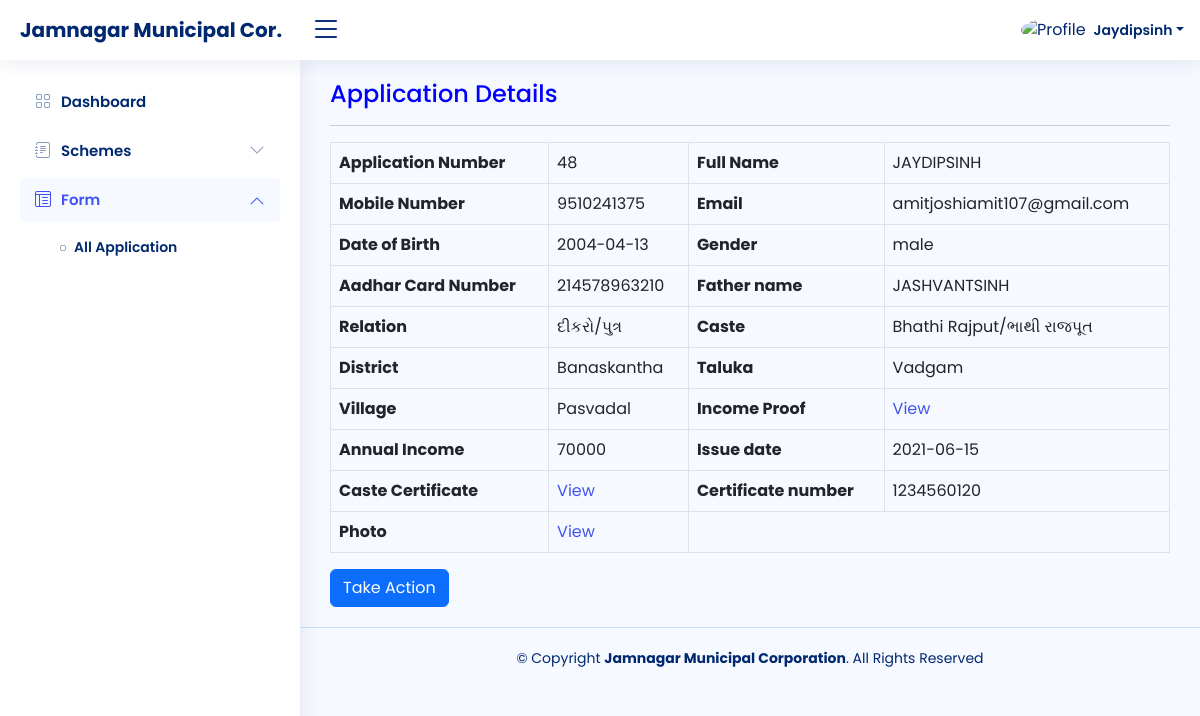
Page /view-data.php?id=48 on the committed database.
### tables this page shows
CREATE TABLE `userdata` (
  `id` int(100) NOT NULL,
  `name` varchar(500) NOT NULL,
  `email` varchar(100) NOT NULL,
  `uname` varchar(100) NOT NULL,
  `password` varchar(50) NOT NULL
);

CREATE TABLE `forms` (
  `id` int(6) NOT NULL,
  `fullname` varchar(191) NOT NULL,
  `dob` date NOT NULL,
  `email` varchar(191) NOT NULL,
  `mobile` varchar(191) NOT NULL,
  `gender` enum('male','female') NOT NULL,
  `aadhar` varchar(191) NOT NULL,
  `fathername` varchar(191) NOT NULL,
  `relation` enum('દીકરો/પુત્ર','પુત્રી') NOT NULL,
  `caste` enum('Bhathi Rajput/ભાથી રાજપૂત','Charan gadhvi/ચારણ ગઢવી','Chaudhary/ચૌધરી','Prajapati/પ્રજાપતિ') NOT NULL,
  `district` enum('Banaskantha') NOT NULL,
  `taluka` enum('Vav','Tharad','Dhanera','Dantiwada','Vadgam','Palanpur','Deesa','Deodar','Bhabhar','Kankrej') NOT NULL,
  `village` enum('Pasvadal','Malosana','Majadar','Teniwada','Basu','Bharkawada') NOT NULL,
  `IncomeProof` varchar(191) NOT NULL,
  `annualincome` varchar(191) NOT NULL,
  `issuedate` date NOT NULL,
  `CasteCertificate` varchar(191) NOT NULL,
  `Certificatenumber` varchar(191) NOT NULL,
  `Photo` varchar(191) NOT NULL,
  `remark` varchar(500) NOT NULL,
  `fstatus` enum('Pending','Approved','Cancelled') NOT NULL DEFAULT 'Pending'
);

### view-data.php (the view, shortened to what this page needs)
<?php
require 'dbcon.php';
?>
<!DOCTYPE html>
<html lang="en">
<head>
  <link href="assets/vendor/bootstrap/css/bootstrap.min.css" rel="stylesheet">
  <link href="assets/vendor/bootstrap-icons/bootstrap-icons.css" rel="stylesheet">
  <link href="assets/vendor/boxicons/css/boxicons.min.css" rel="stylesheet">
  <link href="assets/vendor/quill/quill.snow.css" rel="stylesheet">
  <link href="assets/vendor/quill/quill.bubble.css" rel="stylesheet">
  <link href="assets/vendor/remixicon/remixicon.css" rel="stylesheet">
  <link href="assets/vendor/simple-datatables/style.css" rel="stylesheet">
  <link href="assets/css/style.css" rel="stylesheet">
</head>
<body>
  <header id="header" class="header fixed-top d-flex align-items-center">
<div class="d-flex align-items-center justify-content-between">
  <a href="" class="logo d-flex align-items-center">
    <span class="d-none d-lg-block" style="font-size: 20px;">Jamnagar Municipal Cor.</span>
  </a>
  <i class="bi bi-list toggle-sidebar-btn"></i>
</div>
<nav class="header-nav ms-auto">
  <ul class="d-flex align-items-center">
    <li class="nav-item dropdown pe-3">
      <a class="nav-link nav-profile d-flex align-items-center pe-0" href="#" data-bs-toggle="dropdown">
        <img src="https://cdn.icon-icons.com/icons2/2643/PNG/512/male_boy_person_people_avatar_icon_159358.png"
          alt="Profile" class="rounded-circle">
        <?php
        $sqll = "select * from `userdata`";
        $resultt = mysqli_query($con, $sqll);
        if ($resultt) {
          while ($row = mysqli_fetch_assoc($resultt)) {
            $uname = $row['name'];
            echo '<span class="d-none d-md-block dropdown-toggle ps-2">' . $uname . '</span>';
          }
        }
        ?>
      </a>
    </li>
  </ul>
</nav>
</header>
  <aside id="sidebar" class="sidebar">
    <ul class="sidebar-nav" id="sidebar-nav">
      <li class="nav-item">
        <a class="nav-link collapsed" href="dashboard.php">
          <i class="bi bi-grid"></i>
          <span>Dashboard</span>
        </a>
      </li>
      <li class="nav-item">
        <a class="nav-link collapsed" data-bs-target="#forms-nav" data-bs-toggle="collapse" href="#">
          <i class="bi bi-journal-text"></i><span>Schemes</span><i class="bi bi-chevron-down ms-auto"></i>
        </a>
      </li>
      <li class="nav-item">
        <a class="nav-link " data-bs-target="#tables-nav" data-bs-toggle="collapse" href="#">
          <i class="bi bi-layout-text-window-reverse"></i><span>Form</span><i class="bi bi-chevron-down ms-auto"></i>
        </a>
        <ul id="tables-nav" class="nav-content collapse show" data-bs-parent="#sidebar-nav">
          <li>
            <a href="all-form.php">
              <i class="bi bi-circle"></i><span>All Application</span>
            </a>
          </li>
        </ul>
      </li>
    </ul>
  </aside>
  <main id="main" class="main">
    <div class="col-md-12">
      <div class="widget">
        <header class="widget-header">
          <h4 class="widget-title" style="color: blue">Application Details</h4>
        </header>
        <hr class="widget-separator">
        <div class="widget-body">
          <div class="table-responsive">
          <table border="1" class="table table-bordered mg-b-0">
          <tbody>
                        <?php
                        if(isset($_GET['id']))
                        {
                            $user_id = mysqli_real_escape_string($con, $_GET['id']);
                            $query = "SELECT * FROM forms WHERE id='$user_id' ";
                            $query_run = mysqli_query($con, $query);
                            if(mysqli_num_rows($query_run) > 0)
                            {
                                $user = mysqli_fetch_array($query_run);
                                ?>
                                          <tr>
  <th>Application Number</th>
  <td><?= $user['id']; ?></td>
  <th>Full Name</th>
  <td><?= $user['fullname']; ?></td>
</tr>
<tr>
  <th>Mobile Number</th>
  <td><?= $user['mobile']; ?></td>
  <th>Email</th>
  <td><?= $user['email']; ?></td>
</tr>
 <tr>
  <th>Date of Birth</th>
  <td><?= $user['dob']; ?></td>
  <th>Gender</th>
  <td><?= $user['gender']; ?></td>
</tr>
<tr>
  <th>Aadhar Card Number  </th>
  <td><?= $user['aadhar']; ?></td>
  <th>Father name</th>
  <td><?= $user['fathername']; ?></td>
</tr>
<tr>
  <th>Relation</th>
  <td><?= $user['relation']; ?></td>
  <th>Caste</th>
  <td><?= $user['caste']; ?></td>
</tr>
<tr>
  <th>District</th>
  <td><?= $user['district']; ?></td>
  <th>Taluka</th>
  <td><?= $user['taluka']; ?></td>
</tr>
<tr>
  <th>Village</th>
  <td><?= $user['village']; ?></td>
  <th>Income Proof  </th>
  <td><a href="#">View</a></td>
</tr>
<tr>
  <th>Annual Income  </th>
  <td><?= $user['annualincome']; ?></td>
  <th>Issue date </th>
  <td><?= $user['issuedate']; ?></td>
</tr>
<tr>
  <th>Caste Certificate</th>
  <td><a href="#">View</a></td>
   <th>Certificate number</th>
   <td><?= $user['Certificatenumber']; ?></td>
</tr>
<tr>
<th>Photo</th>
<td><a href="<?php echo 'img/'.$user['Photo'];?>">View</a></td>
</tr>
<?php
          }
            else
            {
                echo "<h4>No Such Id Found</h4>";
            }
        }
?>
</tbody>
</table>
<button class="btn btn-primary waves-effect waves-light w-lg" data-toggle="modal" data-target="#myModal" onclick="show();">Take Action</button>
  </div>
      </div>
    </div>
  </div>
  </main>
  <footer id="footer" class="footer">
    <div class="copyright">
      &copy; Copyright <strong><span>Jamnagar Municipal Corporation</span></strong>. All Rights Reserved
    </div>
  </footer>
</body>
</html>

### assets/css/style.css (style rules this page uses)
:root { scroll-behavior: smooth; }
* { font-family: 'Poppins', sans-serif !important; }
body { background: #f6f9ff; color: #444444; }
a { color: #4154f1; text-decoration: none; }
h1, h2, h3, h4, h5, h6 { font-family: "Nunito", sans-serif; }
#main { margin-top: 60px; padding: 20px 30px; transition: all 0.3s; }
.logo { line-height: 1; }
@media (min-width: 1200px) { .logo { width: 280px; } }
.logo span { font-size: 26px; font-weight: 700; color: #012970; font-family: "Nunito", sans-serif; }
.header { transition: all 0.5s; z-index: 997; height: 60px; box-shadow: 0px 2px 20px rgba(1, 41, 112, 0.1); background-color: #fff; padding-left: 20px; }
.header .toggle-sidebar-btn { font-size: 32px; padding-left: 10px; cursor: pointer; color: #012970; }
.header-nav ul { list-style: none; }
.header-nav>ul { margin: 0; padding: 0; }
.header-nav .nav-profile { color: #012970; }
.header-nav .nav-profile img { max-height: 36px; }
.header-nav .nav-profile span { font-size: 14px; font-weight: 600; }
.sidebar { position: fixed; top: 60px; left: 0; bottom: 0; width: 300px; z-index: 996; transition: all 0.3s; padding: 20px; overflow-y: auto; scrollbar-width: thin; scrollbar-color: #aab7cf transparent; box-shadow: 0px 0px 20px rgba(1, 41, 112, 0.1); background-color: #fff; }
@media (min-width: 1200px) { #main, #footer { margin-left: 300px; } }
.sidebar-nav { padding: 0; margin: 0; list-style: none; }
.sidebar-nav li { padding: 0; margin: 0; list-style: none; }
.sidebar-nav .nav-item { margin-bottom: 5px; }
.sidebar-nav .nav-link { display: flex; align-items: center; font-size: 15px; font-weight: 600; color: #4154f1; transition: 0.3; background: #f6f9ff; padding: 10px 15px; border-radius: 4px; }
.sidebar-nav .nav-link i { font-size: 16px; margin-right: 10px; color: #4154f1; }
.sidebar-nav .nav-link.collapsed { color: #012970; background: #fff; }
.sidebar-nav .nav-link.collapsed i { color: #899bbd; }
.sidebar-nav .nav-link .bi-chevron-down { margin-right: 0; transition: transform 0.2s ease-in-out; }
.sidebar-nav .nav-link:not(.collapsed) .bi-chevron-down { transform: rotate(180deg); }
.sidebar-nav .nav-content { padding: 5px 0 0 0; margin: 0; list-style: none; }
.sidebar-nav .nav-content a { display: flex; align-items: center; font-size: 14px; font-weight: 600; color: #012970; transition: 0.3; padding: 10px 0 10px 40px; transition: 0.3s; }
.sidebar-nav .nav-content a i { font-size: 6px; margin-right: 8px; line-height: 0; border-radius: 50%; }
.footer { padding: 20px 0; font-size: 14px; transition: all 0.3s; border-top: 1px solid #cddfff; }
.footer .copyright { text-align: center; color: #012970; }

### rows in the picture
userdata: name "Jaydipsinh"
forms: id "48", fullname "JAYDIPSINH", mobile "9510241375", email "amitjoshiamit107@gmail.com", dob "2004-04-13", gender "male", aadhar "214578963210", fathername "JASHVANTSINH", relation "દીકરો/પુત્ર", caste "Bhathi Rajput/ભાથી રાજપૂત", district "Banaskantha", taluka "Vadgam", village "Pasvadal", annualincome "70000", issuedate "2021-06-15", Certificatenumber "1234560120"
